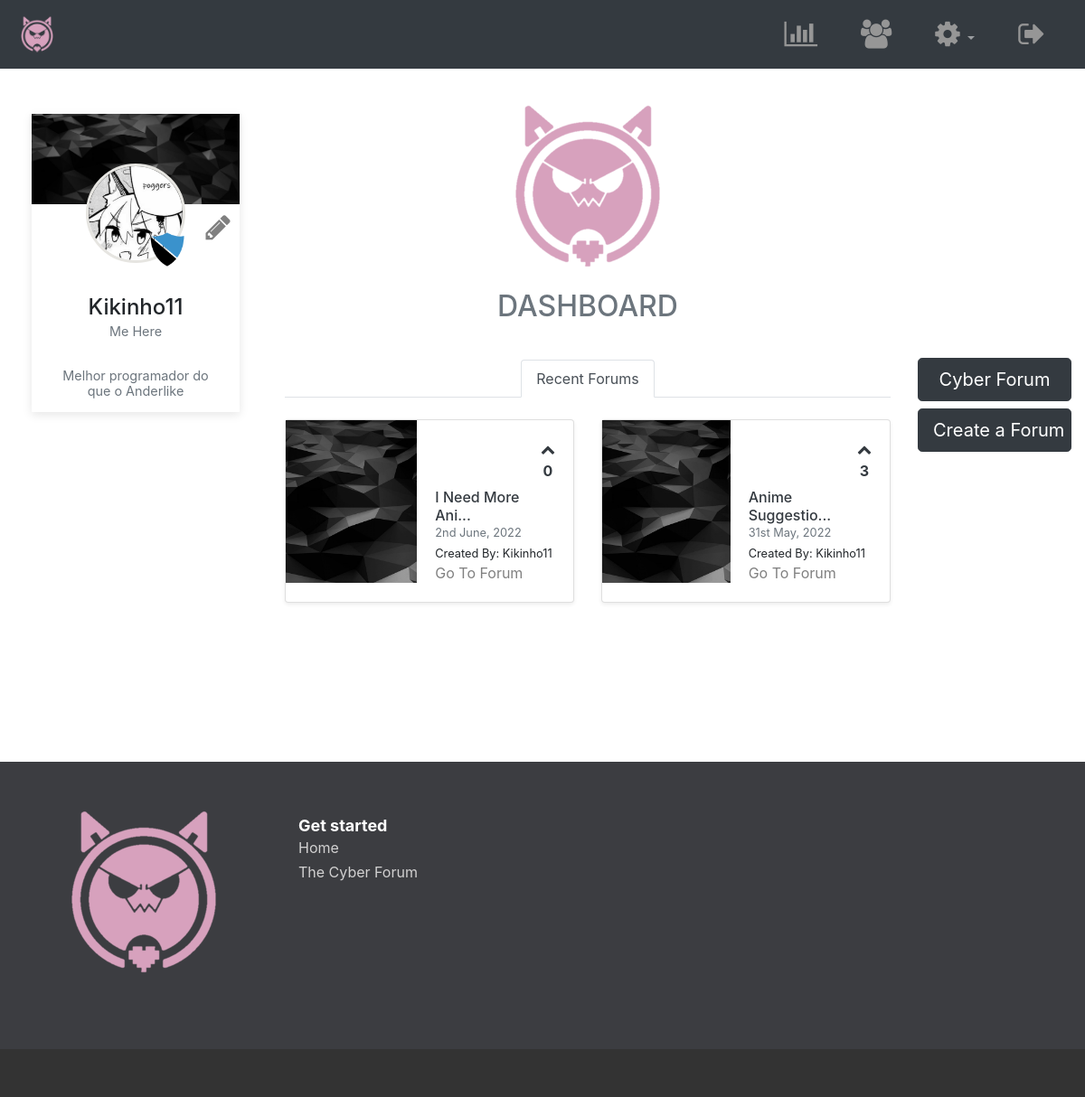
The app's page /index.php?login=success (signed in) with its own data.
### tables this page shows
CREATE TABLE `topics` (
  `topic_id` int(8) NOT NULL,
  `topic_subject` varchar(255) NOT NULL,
  `topic_date` datetime NOT NULL,
  `topic_cat` int(8) NOT NULL,
  `topic_by` int(8) NOT NULL
);

CREATE TABLE `users` (
  `idUsers` int(11) NOT NULL,
  `userLevel` int(11) NOT NULL DEFAULT 0,
  `f_name` varchar(50) NOT NULL,
  `l_name` varchar(50) NOT NULL,
  `uidUsers` tinytext NOT NULL,
  `emailUsers` tinytext NOT NULL,
  `pwdUsers` longtext NOT NULL,
  `gender` char(1) NOT NULL,
  `date_created` date NOT NULL DEFAULT current_timestamp(),
  `headline` varchar(500) DEFAULT NULL,
  `bio` varchar(4000) DEFAULT NULL,
  `userImg` varchar(500) DEFAULT 'default.png'
);

### index.php (the view, shortened to what this page needs)
<?php
    include_once 'includes/dbh.inc.php';
    include 'includes/HTML-head.php';
?>
        <link href="css/list-page.css" rel="stylesheet">
    </head>
    <body>
        <div id="content">
            <?php include 'includes/navbar.php'; ?>
            <div class="container-fluid">
                <div class="row">
                    <div class="col-sm-3" >
                        <?php include 'includes/profile-card.php'; ?>
                    </div>
                    <div class="col-sm-7" >
                        <div class="text-center p-3">
                            <img src="img/neko-resize.png">
                            <h2 class='text-muted'>DASHBOARD</h2>
                            <br>
                        </div>
                        <ul class="nav nav-tabs justify-content-center" id="myTab" role="tablist">
                            <li class="nav-item">
                              <a class="nav-link active" id="forum-tab" data-toggle="tab" href="#forum" role="tab"
                                 aria-controls="forum" aria-selected="true">Recent Forums</a>
                            </li>
                        </ul>
                        <br>
                        <div class="tab-content" id="myTabContent">
                            <div class="tab-pane fade show active" id="forum" role="tabpanel" aria-labelledby="forum-tab">
                                    <div class="row mb-2">
                                    <?php
                                        $sql = "select topic_id, topic_subject, topic_date, topic_cat, topic_by, userImg, idUsers, uidUsers, cat_name, (
                                                    select sum(post_votes)
                                                    from posts
                                                    where post_topic = topic_id
                                                    ) as upvotes
                                                from topics, users, categories
                                                where topics.topic_by = users.idUsers
                                                and topics.topic_cat = categories.cat_id
                                                order by topic_id desc, upvotes asc
                                                LIMIT 6";
                                        $stmt = mysqli_stmt_init($conn);
                                        if (!mysqli_stmt_prepare($stmt, $sql))
                                        {
                                            die('SQL error');
                                        }
                                        else
                                        {
                                            mysqli_stmt_execute($stmt);
                                            $result = mysqli_stmt_get_result($stmt);
                                            while ($row = mysqli_fetch_assoc($result))
                                            {
                                                echo '<div class="col-md-6">
                                                        <div class="card flex-md-row mb-4 shadow-sm h-md-250">
                                                        <a href="posts.php?topic='.$row['topic_id'].'">
                                                        <img class="card-img-left flex-auto d-none d-lg-block blogindex-cover"
                                                                src="img/black-bg.jpg" alt="Card image cap">
                                                                </a>
                                                          <div class="card-body d-flex flex-column align-items-start">
                                                            <strong class="d-inline-block mb-2 text-dark text-center  ml-auto">
                                                                <i class="fa fa-chevron-up" aria-hidden="true"></i><br>'.$row['upvotes'].'
                                                            </strong>
                                                            <h6 class="mb-0">
                                                              <a class="text-dark" href="posts.php?topic='.$row['topic_id'].'">'
                                                                .substr(ucwords($row['topic_subject']),0,15).'...</a>
                                                            </h6>
                                                            <small class="mb-1 text-muted">'.date("jS F, Y", strtotime($row['topic_date'])).'</small>
                                                            <small class="card-text mb-auto">Created By: '.ucwords($row['uidUsers']).'</small>
                                                            <a href="posts.php?topic='.$row['topic_id'].'">Go To Forum</a>
                                                          </div>
                                                        </div>
                                                      </div>';
                                            }
                                        }
                                    ?>
                                </div>
                            </div>
                        </div>
                    </div>
                    <div class="col-sm-2">
                        <div class="text-center p-3 mt-5">
                        </div>
                        <br><br><br><br><br><br><br><br><br><br>
                        <a href="forum.php" class="btn btn-dark btn-lg btn-block">Cyber Forum</a>
                        <a href="create-topic.php" class="btn btn-dark btn-lg btn-block">Create a Forum</a>
                    </div>
                </div>
            </div>
            <?php include 'includes/footer.php'; ?>
        </div>
    </body>
</html>

### css/styles.css (style rules this page uses)
html, body { height: 100%; }
img { max-width: 100%; }
a { text-decoration: none }
.card { background: #fff; box-shadow: 0 3px 10px rgba(0, 0, 0, 0.1); }
* { word-wrap: break-word; overflow-wrap: break-word; }
h1, h2, h3, h4, h5, h6, p, a, ul, span, li, img, inpot, button { margin: 0; padding: 0; }

### css/list-page.css (style rules this page uses)
html, body { overflow-x: hidden; }
a { color: gray; }
.blogindex-cover { width: 150px; height: 180px; object-fit: cover; }

### records on screen
topics: upvotes "0", topic_subject "I Need More Ani", topic_date "2nd June, 2022", topic_by.uidUsers "Kikinho11"
topics: upvotes "3", topic_subject "Anime Suggestio", topic_date "31st May, 2022", topic_by.uidUsers "Kikinho11"

### other values on screen
$_SESSION['userUid'] "Kikinho11"
$_SESSION['f_name']." ".$_SESSION['l_name'] "Me Here"
$_SESSION['headline'] "Melhor programador do que o Anderlike"
